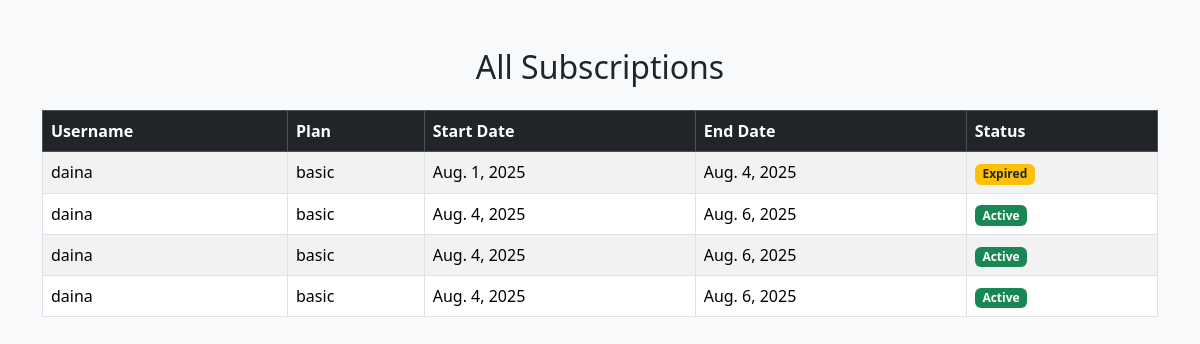
Page /subscriptions/ on the earlier database version.
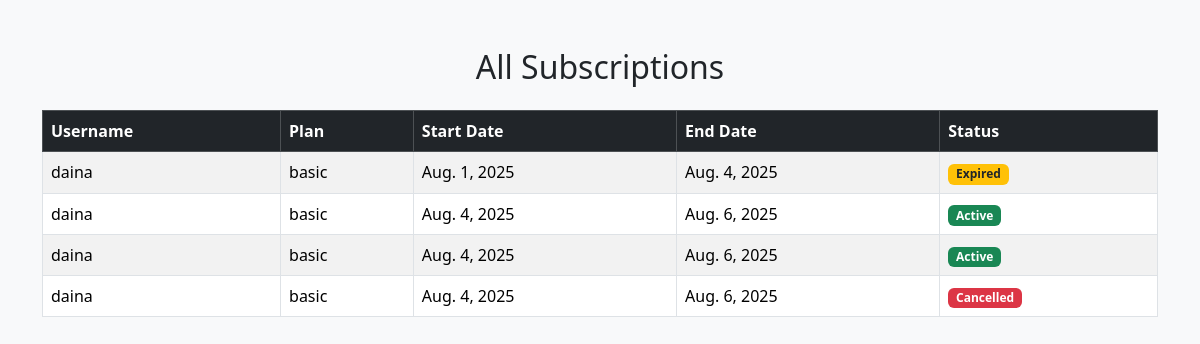
Same page on the later database version.
### Subscription_app/models.py (models this page shows, shortened)
class Subscription(models.Model):
    STATUS_CHOICES = [
        ('active', 'Active'),
        ('cancelled', 'Cancelled'),
        ('expired', 'Expired')
    ]
    user = models.ForeignKey(User, on_delete=models.CASCADE)
    plan = models.ForeignKey(Plan, on_delete=models.CASCADE)
    start_date = models.DateField()
    end_date = models.DateField()
    status = models.CharField(max_length=10, choices=STATUS_CHOICES, default='active')

class Plan(models.Model):
    PLAN_CHOICES = [
        ('premium', 'Premium'),
        ('standard', 'Standard'),
        ('basic', 'Basic')
    ]
    name = models.CharField(max_length=10, choices=PLAN_CHOICES, default='standard')
    price = models.DecimalField(max_digits=10, decimal_places=2)
    duration_days = models.PositiveIntegerField()

### Subscription_app/views.py (the view)
# urls.py: path('subscriptions/', subscriptions_list, name='subscriptions_list'),
def subscriptions_list(request):
    subscriptions = Subscription.objects.select_related('user', 'plan').all()
    return render(request, 'subscriptions.html', {'subscriptions': subscriptions})

### templates/subscriptions.html (shortened to what this page needs)
<!DOCTYPE html>
<html lang="en">
<head>
    <link href="https://cdn.jsdelivr.net/npm/bootstrap@5.3.2/dist/css/bootstrap.min.css" rel="stylesheet">
</head>
<body class="bg-light">
<div class="container py-5">
    <h2 class="mb-4 text-center">All Subscriptions</h2>
    <table class="table table-bordered table-hover table-striped">
        <thead class="table-dark">
            <tr>
                <th scope="col">Username</th>
                <th scope="col">Plan</th>
                <th scope="col">Start Date</th>
                <th scope="col">End Date</th>
                <th scope="col">Status</th>
            </tr>
        </thead>
        <tbody>
            {% for sub in subscriptions %}
            <tr>
                <td>{{ sub.user.username }}</td>
                <td>{{ sub.plan.name }}</td>
                <td>{{ sub.start_date }}</td>
                <td>{{ sub.end_date }}</td>
                <td>
                    {% if sub.status == 'active' %}
                        <span class="badge bg-success">Active</span>
                    {% elif sub.status == 'cancelled' %}
                        <span class="badge bg-danger">Cancelled</span>
                    {% elif sub.status == 'expired' %}
                        <span class="badge bg-warning text-dark">Expired</span>
                    {% endif %}
                </td>
            </tr>
            {% empty %}
            <tr>
                <td colspan="5" class="text-center text-muted">No subscriptions found.</td>
            </tr>
            {% endfor %}
        </tbody>
    </table>
</div>
</body>
</html>

Differences in the rows shown:
changed Subscription (number 4 of 4 on the later page): status "Active" → "Cancelled"
